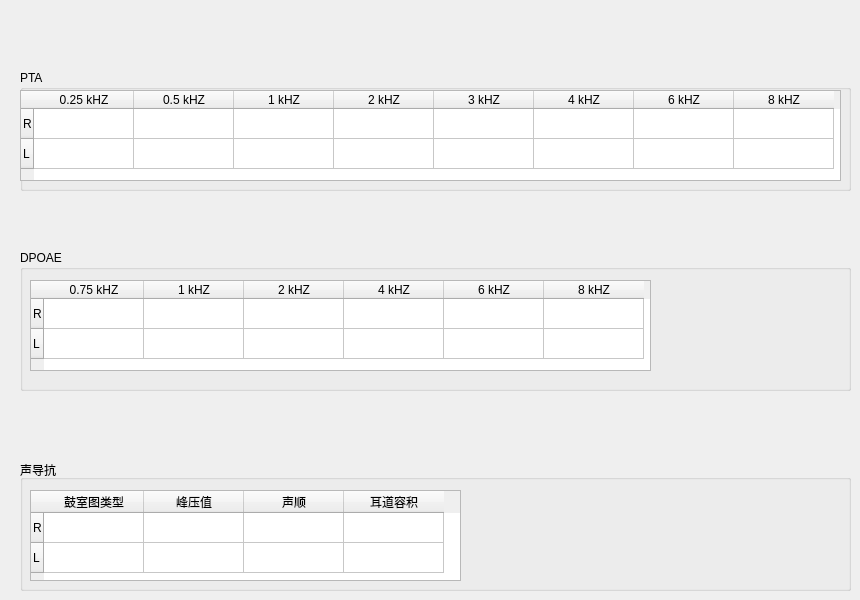
      <widget class="QWidget" name="tab_2">
       <attribute name="title">
        <string>听力评估</string>
       </attribute>
       <widget class="QGroupBox" name="groupBox_17">
        <property name="geometry">
         <rect>
          <x>20</x>
          <y>70</y>
          <width>831</width>
          <height>121</height>
         </rect>
        </property>
        <property name="title">
         <string>PTA</string>
        </property>
        <widget class="QTableWidget" name="tableWidget">
         <property name="geometry">
          <rect>
           <x>0</x>
           <y>20</y>
           <width>821</width>
           <height>91</height>
          </rect>
         </property>
         <property name="lineWidth">
          <number>1</number>
         </property>
         <property name="midLineWidth">
          <number>0</number>
         </property>
         <property name="textElideMode">
          <enum>Qt::ElideRight</enum>
         </property>
         <property name="showGrid">
          <bool>true</bool>
         </property>
         <property name="gridStyle">
          <enum>Qt::SolidLine</enum>
         </property>
         <property name="sortingEnabled">
          <bool>false</bool>
         </property>
         <property name="wordWrap">
          <bool>true</bool>
         </property>
         <property name="cornerButtonEnabled">
          <bool>true</bool>
         </property>
         <property name="columnCount">
          <number>8</number>
         </property>
         <row>
          <property name="text">
           <string>R</string>
          </property>
         </row>
         <row>
          <property name="text">
           <string>L</string>
          </property>
         </row>
         <column>
          <property name="text">
           <string>0.25 kHZ</string>
          </property>
         </column>
         <column>
          <property name="text">
           <string>0.5 kHZ</string>
          </property>
         </column>
         <column>
          <property name="text">
           <string>1 kHZ</string>
          </property>
         </column>
         <column>
          <property name="text">
           <string>2 kHZ</string>
          </property>
         </column>
         <column>
          <property name="text">
           <string>3 kHZ</string>
          </property>
         </column>
         <column>
          <property name="text">
           <string>4 kHZ</string>
          </property>
         </column>
         <column>
          <property name="text">
           <string>6 kHZ</string>
          </property>
         </column>
         <column>
          <property name="text">
           <string>8 kHZ</string>
          </property>
         </column>
        </widget>
       </widget>
       <widget class="QGroupBox" name="groupBox_19">
        <property name="geometry">
         <rect>
          <x>20</x>
          <y>250</y>
          <width>831</width>
          <height>141</height>
         </rect>
        </property>
        <property name="title">
         <string>DPOAE</string>
        </property>
        <widget class="QTableWidget" name="tableWidget_5">
         <property name="geometry">
          <rect>
           <x>10</x>
           <y>30</y>
           <width>621</width>
           <height>91</height>
          </rect>
         </property>
         <row>
          <property name="text">
           <string>R</string>
          </property>
         </row>
         <row>
          <property name="text">
           <string>L</string>
          </property>
         </row>
         <column>
          <property name="text">
           <string>0.75 kHZ</string>
          </property>
         </column>
         <column>
          <property name="text">
           <string>1 kHZ</string>
          </property>
         </column>
         <column>
          <property name="text">
           <string>2 kHZ</string>
          </property>
         </column>
         <column>
          <property name="text">
           <string>4 kHZ</string>
          </property>
         </column>
         <column>
          <property name="text">
           <string>6 kHZ</string>
          </property>
         </column>
         <column>
          <property name="text">
           <string>8 kHZ</string>
          </property>
         </column>
        </widget>
       </widget>
       <widget class="QGroupBox" name="groupBox_26">
        <property name="geometry">
         <rect>
          <x>20</x>
          <y>460</y>
          <width>831</width>
          <height>131</height>
         </rect>
        </property>
        <property name="title">
         <string>声导抗 </string>
        </property>
        <widget class="QTableWidget" name="tableWidget_4">
         <property name="geometry">
          <rect>
           <x>10</x>
           <y>30</y>
           <width>431</width>
           <height>91</height>
          </rect>
         </property>
         <row>
          <property name="text">
           <string>R</string>
          </property>
         </row>
         <row>
          <property name="text">
           <string>L</string>
          </property>
         </row>
         <column>
          <property name="text">
           <string>鼓室图类型</string>
          </property>
         </column>
         <column>
          <property name="text">
           <string>峰压值</string>
          </property>
         </column>
         <column>
          <property name="text">
           <string>声顺</string>
          </property>
         </column>
         <column>
          <property name="text">
           <string>耳道容积</string>
          </property>
         </column>
        </widget>
       </widget>
      </widget>
